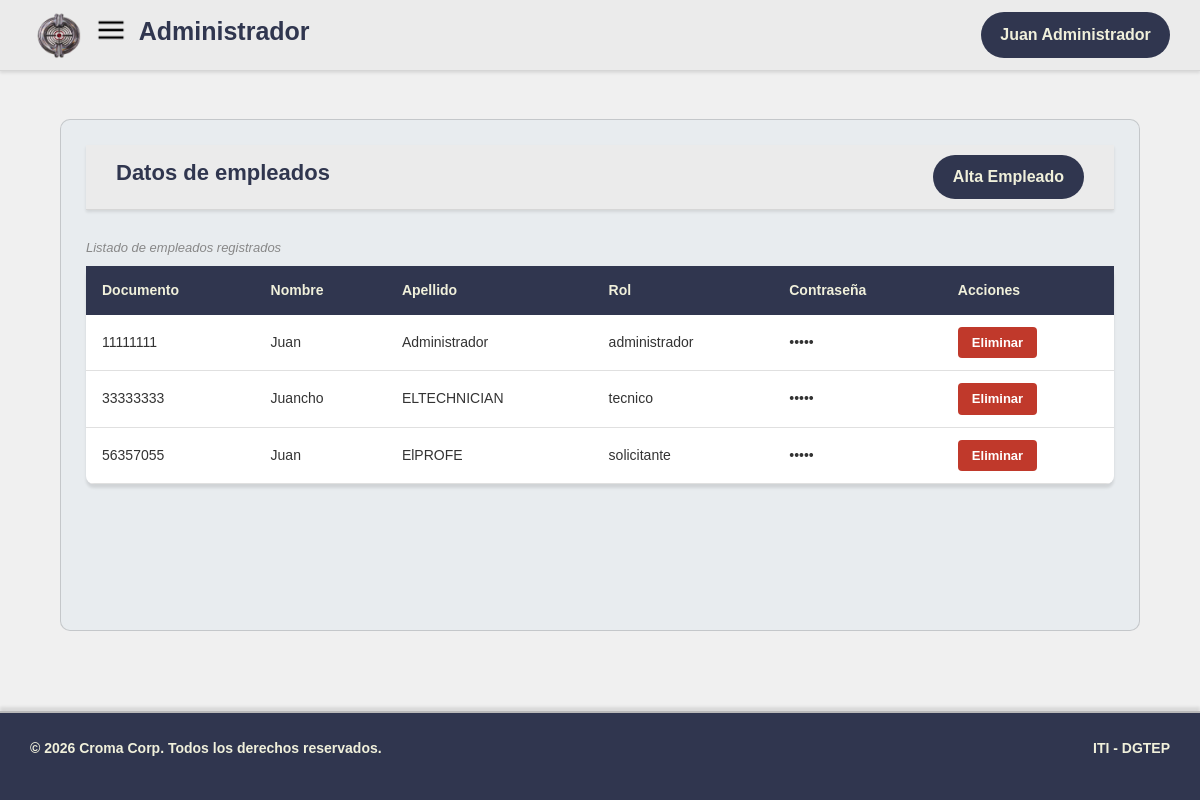
The page /Presentacion/html/admin/administrador.php (signed in) on the database as committed earlier.
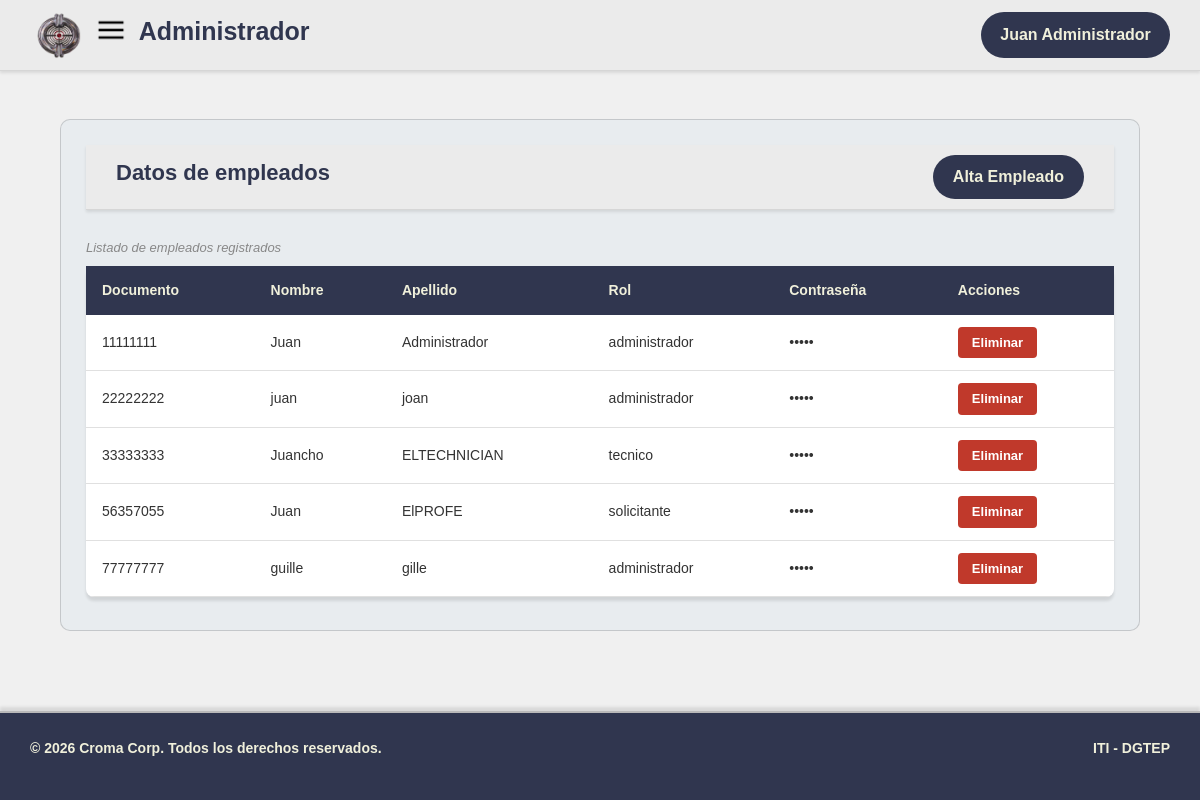
The same page on the database as committed later.
### tables this page shows
CREATE TABLE `usuario` (
  `documento` varchar(12) NOT NULL,
  `nombre` varchar(50) NOT NULL,
  `apellido` varchar(50) NOT NULL,
  `contrasena` varchar(255) NOT NULL,
  `rol` enum('solicitante','tecnico','administrador') NOT NULL
);

### Procesos/backend/permisos.php (called while the page is built, shortened)
<?php
$scriptPath = $_SERVER['SCRIPT_NAME'];
$posicion = strpos($scriptPath, '/Presentacion/');
$BASE_URL = substr($scriptPath, 0, $posicion);
$InicioPorRol = [
    "administrador"       => $BASE_URL ."/Presentacion/html/admin/index_admin.php",
    "tecnico"     => $BASE_URL ."/Presentacion/html/tecnico/index_tecnico.php",
    "solicitante" => $BASE_URL ."/Presentacion/html/usuario/index_user.php"
];
?>

### Datos/Clases/ClassUsuario.php (called while the page is built, shortened)
<?php
require __DIR__ . '/../DataBase/ConexionMYSQL/conexion.php';
class Usuario {
    public static function mostrar(){
    global $conexion;
    $sql = $conexion->query("SELECT documento, nombre, apellido, documento, rol, contrasena FROM usuario");
    $usuarios = [];
    while ($fila = $sql->fetch_assoc()) {
    $usuarios[] = $fila;
}
return $usuarios;
 }
}
?>

### Procesos/mostrarusuarios.php (called while the page is built)
<?php
require __DIR__ . '/../Datos/Clases/ClassUsuario.php';
$usuario = Usuario::mostrar();
?>

### Presentacion/html/admin/administrador.php (the view, shortened to what this page needs)
<!DOCTYPE html>
<html lang="en">
<head>
  <link rel="stylesheet" href="https://cdn.jsdelivr.net/npm/bootstrap@5.3.3/dist/css/bootstrap.min.css">
  <link rel="stylesheet" href="../../css/global.css">
  <link rel="stylesheet" href="../../css/admin.css">
</head>
<body data-modulo="administrador">
    <header>
        <h1 id="titulo">Administrador</h1>
         <?php require '../../globales/Header.php'?>
    </header>
    <main>
         <section class="seccionTablaEmpleados">
            <header class="cajaEncabezado">
                <h2>Datos de empleados</h2>
                <button type="button" class="btnOperacion" id="btnAltaEmpleado">Alta Empleado</button>
            </header>
            <table>
                <caption>Listado de empleados registrados</caption>
                <thead>
                    <tr>
                        <th>Documento</th>
                        <th>Nombre</th>
                        <th>Apellido</th>
                        <th>Rol</th>
                        <th>Contraseña</th>
                        <th>Acciones</th>
                        </thead>
                        <tbody id="cuerpoTablaEmpleados">
                        <?php
                        require "../../../Procesos/mostrarusuarios.php";
                        foreach($usuario as $claveindexado => $valorindexado){
                       echo "
                        <tr>
                        <td>{$valorindexado['documento']}</td>
                        <td>{$valorindexado['nombre']}</td>
                        <td>{$valorindexado['apellido']}</td>
                        <td>{$valorindexado['rol']}</td>
                        <td>•••••</td>
                        <td>
                        <form method='post' action='../../../Procesos/eliminarusuario.php' style='display:inline'>
                        <input type='hidden' name='documento' value='{$valorindexado['documento']}'>
                        <button class='btnEliminarEmpleado' type='submit'>Eliminar</button>
                        </form>
                        </td>
                        </tr>
                        ";
                        }
                        ?>
                </tbody>
            </table>
        </section>
    </main>
    <?php include '../../globales/Footer.php' ?>
</body>
</html>

### Presentacion/globales/Header.php (shortened to what this page needs)
<?php
    require __DIR__ . '../../../Procesos/backend/sesion.php';
?>
<a href="<?php echo $InicioPorRol[$rolSesion]; ?>">
    <img src=" <?php echo $BASE_URL ?>/Presentacion/img/removebg-preview.png" alt="Logo Croma Corp" id="logo">
</a>
<div class="dropdown">
    <img src="<?php echo $BASE_URL ?>/Presentacion/img/menu.png" alt="burguer" id="burguer" data-bs-toggle="dropdown" aria-expanded="false" style="cursor:pointer">
</div>
<?php echo construirChip($usuario); ?>

### Procesos/backend/sesion.php (shortened to what this page needs)
<?php
require_once 'permisos.php';
$scriptPath = $_SERVER['SCRIPT_NAME'];
$posicion = strpos($scriptPath, '/Presentacion/');
$BASE_URL = substr($scriptPath, 0, $posicion);
$moduloactual = basename($_SERVER['SCRIPT_NAME'], ".php");
if(!isset($_SESSION["usuarioActivo"])){
header('Location:' . $BASE_URL. '/Presentacion/index.php');
exit;
} else if (!tienepermiso($_SESSION["rol"], $moduloactual)){
header("Location: " . $InicioPorRol[$_SESSION["rol"]]);
exit;
}else {
    $rolSesion= $_SESSION["rol"];
$usuario = $_SESSION["usuarioActivo"];
}
function construirChip($usuario){
    $scriptPath = $_SERVER['SCRIPT_NAME'];
$posicion = strpos($scriptPath, '/Presentacion/');
$BASE_URL = substr($scriptPath, 0, $posicion);
$rol = $usuario["rol"];
if ($usuario["rol"] === "administrador"){
$rol = "administrador";
}
    $chip = "
   <div class='dropdown usuario-chip'>
            <button class='btn-usuario' data-bs-toggle='dropdown' aria-expanded='false'>
                " . htmlspecialchars($usuario['nombre'] . " " . $usuario['apellido']) . "
            </button>
            <ul class='dropdown-menu dropdown-menu-end'>
                <li><span class='dropdown-item-text'>" . $rol . "</span></li>
                <li><hr class='dropdown-divider'></li>
                <li><a class='dropdown-item' href='" . $BASE_URL . "/Procesos/backend/logout.php'>Cerrar sesión</a></li>
            </ul>
        </div>
        ";
        return $chip;
}
?>

### Presentacion/globales/Footer.php
<footer>
       <section class="footer-bottom">
           <p>&copy; 2026 Croma Corp. Todos los derechos reservados.</p>
           <p>ITI - DGTEP</p>
       </section>
   </footer>

### Presentacion/css/global.css (style rules this page uses)
* { margin: 0; padding: 0; box-sizing: border-box; text-decoration: none; font-family:Arial, Helvetica, sans-serif; }
html { scroll-behavior: smooth; overflow-x: hidden; }
body { font-family: 'Helvetica Neue', Helvetica, Arial, sans-serif; margin: 0; padding: 0; display: flex; flex-direction: column; min-height: 100vh; background-color: #f0f0f0; overflow-x: hidden; max-width: 100%; }
main { flex: 1; display: flex; justify-content: center; min-width: 0; }
#logo { height: 50px; width: auto; margin-right: 10px; order: 1; }
#burguer { height: 40px; transition: 0.5s; padding-bottom: 10px; }
.dropdown { order: 2; }
#titulo { text-align: left; order: 3; }
header { display: grid; grid-template-columns: auto auto auto 1fr; align-items: center; border-bottom: 1px solid #d6d6d6; background-color: #ebebeb; box-shadow: 0 2px 3px rgba(0, 0, 0, 0.1); padding: 10px 30px; }
header h1 { font-size: 25px; color: #30364F; font-weight: bold; margin-left: 0.5em; }
.usuario-chip { justify-self: end; order: 4; }
.btn-usuario { min-width: 100px; white-space: nowrap; color: #F0F0DB; font-weight: bold; background-color: #30364F; padding: 0.7em 1.2em; border: none; border-radius: 49px; cursor: pointer; transition: 0.5s; }
footer { height: auto; width: 100%; border: 1px; margin-top: 2em; background-color: #30364F; color: #F0F0DB; padding: 10px 30px 25px; font-weight: bold; font-family: 'Arial', sans-serif; border-top: 2px solid #b9b9b9; box-shadow: 0px -4px 3px rgba(0, 0, 0, 0.1); }
.footer-bottom { display: flex; align-items: center; font-size: 14px; padding-top: 15px; justify-content: space-between; }

### Presentacion/css/admin.css (style rules this page uses)
.seccionTablaEmpleados { background-color: #e8ecef; border-radius: 10px; border: 1px solid rgba(0, 0, 0, 0.158); padding: 25px; margin: 3em; transition: 0.5s; width: 90%; }
.cajaEncabezado { display: flex; justify-content: space-between; align-items: center; margin-bottom: 20px; }
.cajaEncabezado h2 { font-size: 22px; color: #30364F; font-weight: bold; }
.btnOperacion { background-color: #30364F; color: #F0F0DB; border: none; padding: 10px 20px; border-radius: 25px; font-size: 16px; font-weight: bold; cursor: pointer; transition: 0.5s; }
table { width: 100%; border-collapse: collapse; background-color: white; border-radius: 8px; overflow: hidden; box-shadow: 0px 4px 3px rgba(0, 0, 0, 0.1); }
table caption { caption-side: top; padding: 8px 0; font-size: 13px; color: #888; font-style: italic; }
thead { background-color: #30364F; color: #F0F0DB; }
thead th { padding: 14px 16px; text-align: left; font-weight: bold; font-size: 14px; }
tbody tr { border-bottom: 1px solid #e0e0e0; transition: 0.3s; }
tbody td { padding: 12px 16px; font-size: 14px; color: #333; }
.btnEliminarEmpleado { background-color: #c0392b; color: white; border: none; padding: 6px 14px; border-radius: 4px; font-size: 13px; font-weight: bold; cursor: pointer; transition: 0.3s; }

Rows that differ between the two databases and show on the page:
added usuario: documento "22222222", nombre "juan", apellido "joan", rol "administrador"
added usuario: documento "77777777", nombre "guille", apellido "gille", rol "administrador"
